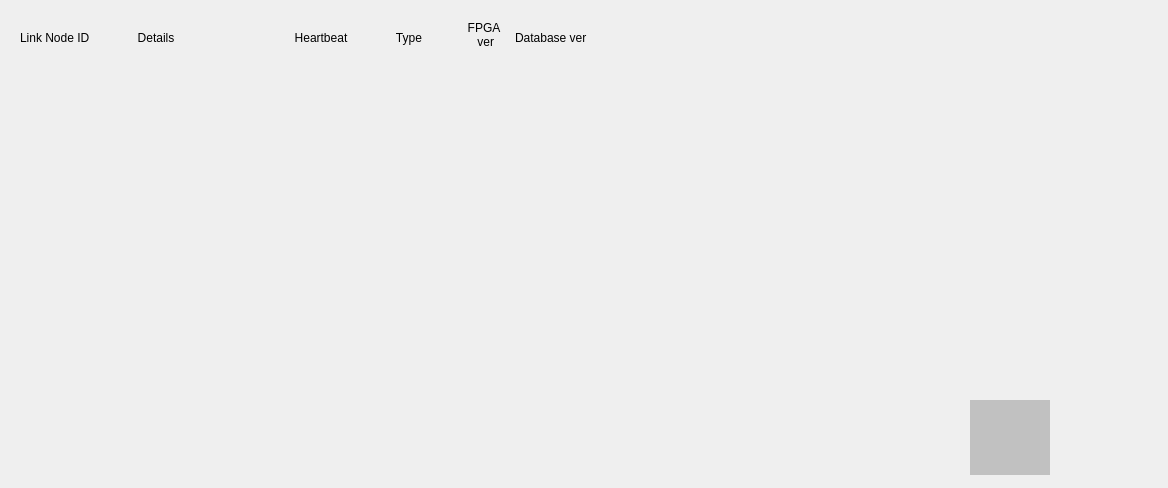
<?xml version="1.0" encoding="UTF-8"?>
<ui version="4.0">
 <class>Form</class>
 <widget class="QWidget" name="Form">
  <property name="geometry">
   <rect>
    <x>0</x>
    <y>0</y>
    <width>1168</width>
    <height>488</height>
   </rect>
  </property>
  <property name="windowTitle">
   <string>MPS LI30 Main</string>
  </property>
  <widget class="PyDMFrame" name="PyDMFrame">
   <property name="geometry">
    <rect>
     <x>10</x>
     <y>10</y>
     <width>621</width>
     <height>121</height>
    </rect>
   </property>
   <property name="toolTip">
    <string/>
   </property>
   <widget class="QLabel" name="label">
    <property name="geometry">
     <rect>
      <x>10</x>
      <y>20</y>
      <width>80</width>
      <height>15</height>
     </rect>
    </property>
    <property name="text">
     <string>Link Node ID</string>
    </property>
   </widget>
   <widget class="PyDMEmbeddedDisplay" name="PyDMEmbeddedDisplay">
    <property name="geometry">
     <rect>
      <x>60</x>
      <y>45</y>
      <width>540</width>
      <height>32</height>
     </rect>
    </property>
    <property name="toolTip">
     <string/>
    </property>
    <property name="macros" stdset="0">
     <string>DEV=PICM,LOCA=LI30,INST=MP01,DEV2=MPS,inst=mp01,loca=li30,DEV3=EIOC,file=mps_pic2_ln22_linknode</string>
    </property>
    <property name="filename" stdset="0">
     <string>LinkNode_embeded_2.ui</string>
    </property>
   </widget>
   <widget class="QLabel" name="label_2">
    <property name="geometry">
     <rect>
      <x>94</x>
      <y>20</y>
      <width>104</width>
      <height>15</height>
     </rect>
    </property>
    <property name="text">
     <string>Details</string>
    </property>
    <property name="alignment">
     <set>Qt::AlignCenter</set>
    </property>
   </widget>
   <widget class="QLabel" name="label_3">
    <property name="geometry">
     <rect>
      <x>275</x>
      <y>20</y>
      <width>72</width>
      <height>16</height>
     </rect>
    </property>
    <property name="text">
     <string>Heartbeat</string>
    </property>
    <property name="alignment">
     <set>Qt::AlignCenter</set>
    </property>
   </widget>
   <widget class="QLabel" name="label_4">
    <property name="geometry">
     <rect>
      <x>355</x>
      <y>20</y>
      <width>88</width>
      <height>15</height>
     </rect>
    </property>
    <property name="text">
     <string>Type</string>
    </property>
    <property name="alignment">
     <set>Qt::AlignCenter</set>
    </property>
   </widget>
   <widget class="QLabel" name="label_5">
    <property name="geometry">
     <rect>
      <x>450</x>
      <y>10</y>
      <width>48</width>
      <height>30</height>
     </rect>
    </property>
    <property name="text">
     <string>FPGA
 ver</string>
    </property>
    <property name="alignment">
     <set>Qt::AlignCenter</set>
    </property>
   </widget>
   <widget class="QLabel" name="label_6">
    <property name="geometry">
     <rect>
      <x>505</x>
      <y>20</y>
      <width>91</width>
      <height>16</height>
     </rect>
    </property>
    <property name="text">
     <string>Database ver</string>
    </property>
   </widget>
  </widget>
  <widget class="PyDMDrawingRectangle" name="PyDMDrawingRectangle_8">
   <property name="geometry">
    <rect>
     <x>0</x>
     <y>0</y>
     <width>1100</width>
     <height>488</height>
    </rect>
   </property>
   <property name="toolTip">
    <string/>
   </property>
   <property name="styleSheet">
    <string notr="true"/>
   </property>
   <property name="brush" stdset="0">
    <brush brushstyle="SolidPattern">
     <color alpha="255">
      <red>193</red>
      <green>193</green>
      <blue>193</blue>
     </color>
    </brush>
   </property>
  </widget>
  <widget class="PyDMDrawingImage" name="PyDMDrawingImage">
   <property name="geometry">
    <rect>
     <x>970</x>
     <y>400</y>
     <width>80</width>
     <height>75</height>
    </rect>
   </property>
   <property name="toolTip">
    <string/>
   </property>
   <property name="styleSheet">
    <string notr="true">background-color: rgb(193, 193, 193);</string>
   </property>
   <property name="brush" stdset="0">
    <brush brushstyle="SolidPattern">
     <color alpha="255">
      <red>193</red>
      <green>193</green>
      <blue>195</blue>
     </color>
    </brush>
   </property>
   <property name="filename" stdset="0">
    <string>lcls_mps_lockup_stacked_digital.png</string>
   </property>
  </widget>
  <zorder>PyDMDrawingRectangle_8</zorder>
  <zorder>PyDMFrame</zorder>
  <zorder>PyDMDrawingImage</zorder>
 </widget>
 <customwidgets>
  <customwidget>
   <class>PyDMDrawingImage</class>
   <extends>QWidget</extends>
   <header>pydm.widgets.drawing</header>
  </customwidget>
  <customwidget>
   <class>PyDMDrawingRectangle</class>
   <extends>QWidget</extends>
   <header>pydm.widgets.drawing</header>
  </customwidget>
  <customwidget>
   <class>PyDMEmbeddedDisplay</class>
   <extends>QFrame</extends>
   <header>pydm.widgets.embedded_display</header>
  </customwidget>
  <customwidget>
   <class>PyDMFrame</class>
   <extends>QFrame</extends>
   <header>pydm.widgets.frame</header>
   <container>1</container>
  </customwidget>
 </customwidgets>
 <resources/>
 <connections/>
</ui>
